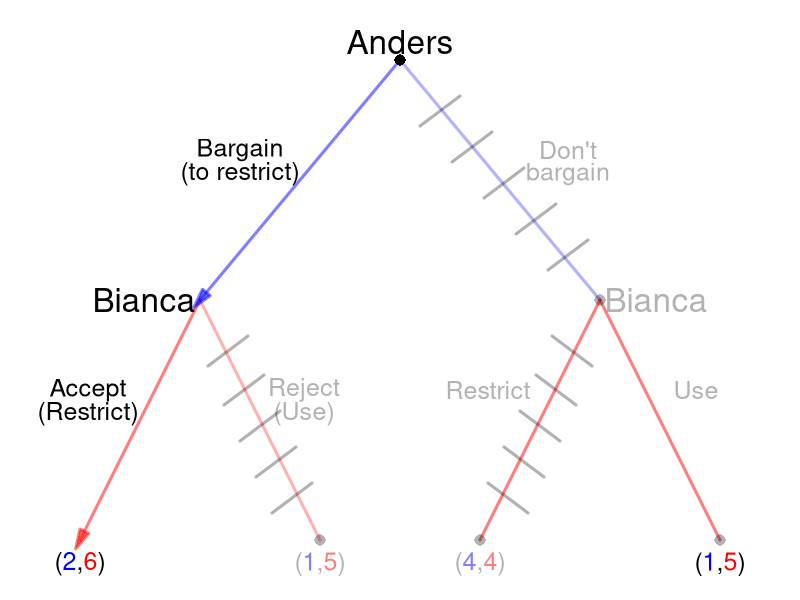

Write the R code that produced this figure.
require(shape)
pdf(file = "what_can_markets_do/sequential_coase_unrestricted_solved.pdf", width = 9, height = 7)

#Set parameters for graphics
axislabelsize <- 1.5
labelsize <- 2
actionlabelsize <- 1.5
graphlinewidth <- 3
segmentlinewidth <- 2
nodesize <- 1.5
fadelevel <- 0.3

COL <- c("#7fc97f", "#beaed4", "#fdc086", "#ffff99", "#386cb0", "#f0027f", "#bf5b17", "#666666")
COLA <- c("#99d8c9","#66c2a4","#41ae76", "#238b45", "#005824")
COLB <- c("#4eb3d3", "#2b8cbe", "#0868ac","#084081")

par(mar =  c(0, 0, 0, 0))

xlims <- c(0, 10)
ylims <- c(0, 10)

npts <- 501 
x <- seq(xlims[1], xlims[2], length.out = npts)
y <- seq(ylims[1], ylims[2], length.out = npts) 

plot(0, 0, xlim = xlims, ylim = ylims, type = "n",
     xlab = expression(paste("")),
     ylab = expression(paste("")), 
     xaxt = "n", 
     yaxt = "n", 
     cex.lab = axislabelsize, 
     bty = "n",
     xaxs="i", 
     yaxs="i")

ticksy <- seq(from = 0, to = ylims[2], by = 2)
ylabels <- seq(from = 0, to = ylims[2], by = 2)
ticksx <- seq(from = 0, to = xlims[2], by = 2)
xlabels <- seq(from = 0, to = xlims[2], by = 2)

#segments(5, 9, 2.5, 5, lty = 1, col = rgb(0, 0, 1, 0.5), lwd = graphlinewidth)
#Plant late
segments(5, 9, 7.5, 5, lty = 1, col = rgb(0, 0, 1, fadelevel), lwd = graphlinewidth)

#Branches for Bianca
#From Anders planting early
#Bianca plants early
Arrows(2.5, 5, 1, 1, col = rgb(1, 0, 0, 0.5), lty = 1, lwd = 3, arr.type = "triangle")
#segments(2.5, 5, 1, 1, lty = 1, col = rgb(1, 0, 0, 0.5), lwd = graphlinewidth)
#Bianca plants late
segments(2.5, 5, 4, 1, lty = 1, col = rgb(1, 0, 0, fadelevel), lwd = graphlinewidth)

#Branches for Anders
#Plant early
Arrows(5, 9, 2.5, 5, col = rgb(0, 0, 1, 0.5), lty = 1, lwd = 3, arr.type = "triangle")


#From Anders plants late
#Bianca plants early
segments(7.5, 5, 6, 1, lty = 1, col = rgb(1, 0, 0, 0.5), lwd = graphlinewidth)


#Bianca plants late
segments(7.5, 5, 9, 1, lty = 1, col = rgb(1, 0, 0, 0.5), lwd = graphlinewidth)

#Initial node
points(5, 9, pch = 16, col = "black", cex = nodesize)

#P1 Nodes
#points(2.5, 5, pch = 16, col = "black", cex = nodesize)
points(7.5, 5, pch = 16, col = rgb(0,0,0,fadelevel), cex = nodesize)

#P2 Terminal Nodes
#points(1, 1, pch = 16, col = "black", cex = nodesize)
points(4, 1, pch = 16, col = rgb(0,0,0,fadelevel), cex = nodesize)
points(6, 1, pch = 16, col = rgb(0,0,0,fadelevel), cex = nodesize)
points(9, 1, pch = 16, col = rgb(0,0,0,fadelevel), cex = nodesize)

text(5, 9.3, expression(paste("Anders")), cex = labelsize)
text(3, 7.5, expression(paste("Bargain")), cex = actionlabelsize)
text(3, 7.1, expression(paste("(to restrict)")), cex = actionlabelsize)
text(7.1, 7.5, expression(paste("Don't")), cex = actionlabelsize, col = rgb(0, 0, 0, fadelevel))
text(7.1, 7.1, expression(paste("bargain")), cex = actionlabelsize, col = rgb(0, 0, 0, fadelevel))


text(1.8, 5, expression(paste("Bianca")), cex = labelsize)
text(1.1, 3.5, expression(paste("Accept")), cex = actionlabelsize)
text(1.1, 3.1, expression(paste("(Restrict)")), cex = actionlabelsize)
#text(1.3, 3.1, expression(paste("early")), cex = actionlabelsize)
text(3.8, 3.5, expression(paste("Reject")), cex = actionlabelsize, col = rgb(0,0,0,fadelevel))
text(3.8, 3.1, expression(paste("(Use)")), cex = actionlabelsize, col = rgb(0,0,0,fadelevel))
#text(3.8, 3.1, expression(paste("late")), cex = actionlabelsize, col = rgb(0,0,0,fadelevel))


text(8.2, 5, expression(paste("Bianca")), cex = labelsize, col = rgb(0,0,0,fadelevel))
text(6.1, 3.5, expression(paste("Restrict")), cex = actionlabelsize, col = rgb(0,0,0,fadelevel))
#text(6.1, 3.1, expression(paste("early")), cex = actionlabelsize, col = rgb(0,0,0,fadelevel))
text(8.7, 3.5, expression(paste("Use")), cex = actionlabelsize, col = rgb(0,0,0,fadelevel))
#text(9.1, 3.1, expression(paste("unrestricted")), cex = actionlabelsize, col = rgb(0,0,0,fadelevel))

#Payoffs 
text(1, .6, expression("(" * phantom("2") * "," * phantom("6") * ")"), cex = actionlabelsize)
text(1, .6, expression(phantom("(") * "2" * phantom(",") * phantom("6") * phantom(")")), col = rgb(0, 0, 1, 1),  cex = actionlabelsize)
text(1, .6, expression(phantom("(") * phantom("2") * phantom(",") * "6" * phantom(")")), col = rgb(1, 0, 0, 1), cex = actionlabelsize)

text(4, .6, expression("(" * phantom("1") * "," * phantom("5") * ")"), col = rgb(0, 0, 0, fadelevel), cex = actionlabelsize)
text(4, .6, expression(phantom("(") * "1" * phantom(",") * phantom("5") * phantom(")")), col = rgb(0, 0, 1, 0.5 ,fadelevel),  cex = actionlabelsize)
text(4, .6, expression(phantom("(") * phantom("1") * phantom(",") * "5" * phantom(")")), col = rgb(1, 0, 0, 0.5 ,fadelevel), cex = actionlabelsize)

text(6, .6, expression("(" * phantom("4") * "," * phantom("4") * ")"), col = rgb(0, 0, 0, fadelevel), cex = actionlabelsize)
text(6, .6, expression(phantom("(") * "4" * phantom(",") * phantom("4") * phantom(")")), col = rgb(0, 0, 1, 0.5 ,fadelevel),  cex = actionlabelsize)
text(6, .6, expression(phantom("(") * phantom("4") * phantom(",") * "4" * phantom(")")), col = rgb(1, 0, 0, 0.5 ,fadelevel), cex = actionlabelsize)

text(9, .6, expression("(" * phantom("1") * "," * phantom("5") * ")"), cex = actionlabelsize)
text(9, .6, expression(phantom("(") * "1" * phantom(",") * phantom("5") * phantom(")")), col = rgb(0, 0, 1, 1 ,fadelevel),  cex = actionlabelsize)
text(9, .6, expression(phantom("(") * phantom("1") * phantom(",") * "5" * phantom(")")), col = rgb(1, 0, 0, 1 ,fadelevel), cex = actionlabelsize)

#Cutting branch plant late when A plants early
segments(2.6, 3.9, 3.1, 4.4, lty = 1, col = rgb(0,0,0,fadelevel), lwd = graphlinewidth)
segments(2.8, 3.25, 3.3, 3.75, lty = 1, col = rgb(0,0,0,fadelevel), lwd = graphlinewidth)
segments(3, 2.65, 3.5, 3.15, lty = 1, col = rgb(0,0,0,fadelevel), lwd = graphlinewidth)
segments(3.2, 2.05, 3.7, 2.55, lty = 1, col = rgb(0,0,0,fadelevel), lwd = graphlinewidth)
segments(3.4, 1.45, 3.9, 1.95, lty = 1, col = rgb(0,0,0,fadelevel), lwd = graphlinewidth)


#Cutting branch plant late when A plants
segments(7.4, 3.9, 6.9, 4.4, lty = 1, col = rgb(0,0,0,fadelevel), lwd = graphlinewidth)
segments(7.2, 3.25, 6.7, 3.75, lty = 1, col = rgb(0,0,0,fadelevel), lwd = graphlinewidth)
segments(7, 2.65, 6.5, 3.15, lty = 1, col = rgb(0,0,0,fadelevel), lwd = graphlinewidth)
segments(6.8, 2.05, 6.3, 2.55, lty = 1, col = rgb(0,0,0,fadelevel), lwd = graphlinewidth)
segments(6.6, 1.45, 6.1, 1.95, lty = 1, col = rgb(0,0,0,fadelevel), lwd = graphlinewidth)

#Cutting branch plant late for A given B's actions
segments(5.25, 7.9, 5.75, 8.4, lty = 1, col = rgb(0,0,0,fadelevel), lwd = graphlinewidth)
segments(5.65, 7.3, 6.15, 7.8, lty = 1, col = rgb(0,0,0,fadelevel), lwd = graphlinewidth)
segments(6.05, 6.7, 6.55, 7.2, lty = 1, col = rgb(0,0,0,fadelevel), lwd = graphlinewidth)
segments(6.45, 6.1, 6.95, 6.6, lty = 1, col = rgb(0,0,0,fadelevel), lwd = graphlinewidth)
segments(6.85, 5.5, 7.35, 6, lty = 1, col = rgb(0,0,0,fadelevel), lwd = graphlinewidth)


dev.off()
